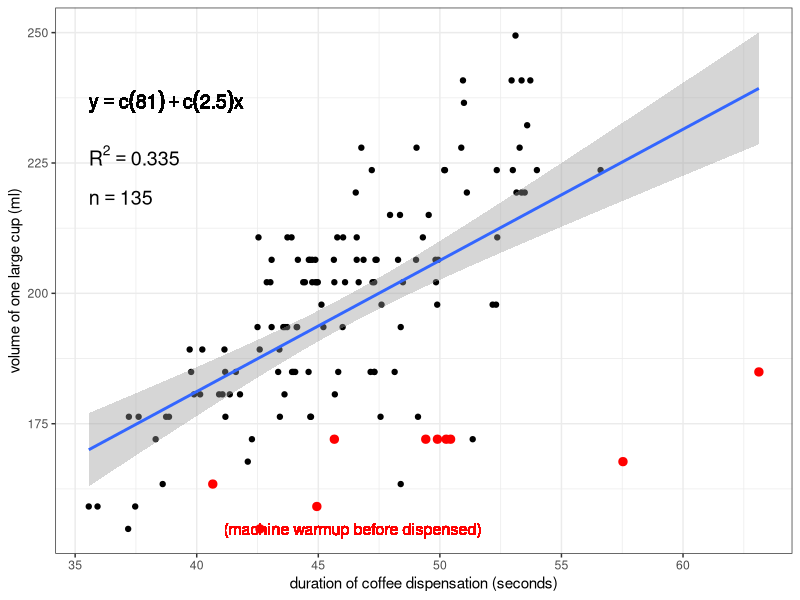
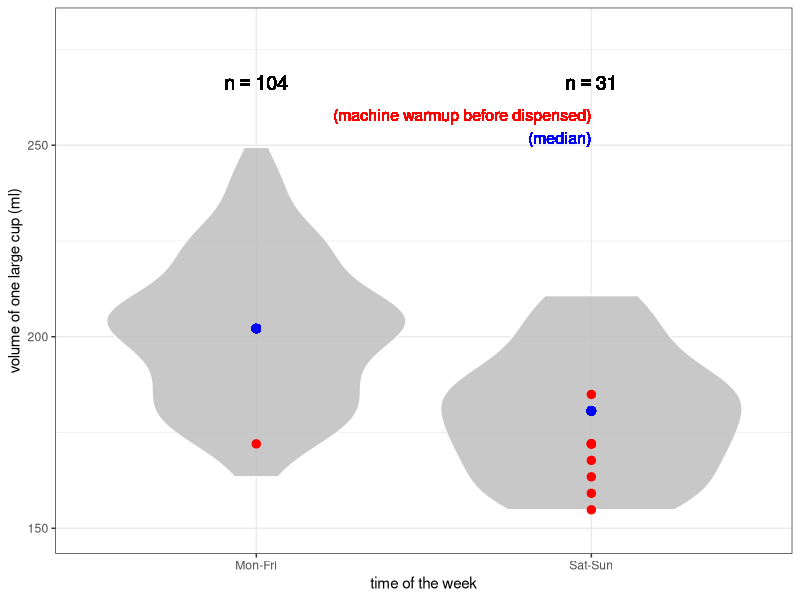
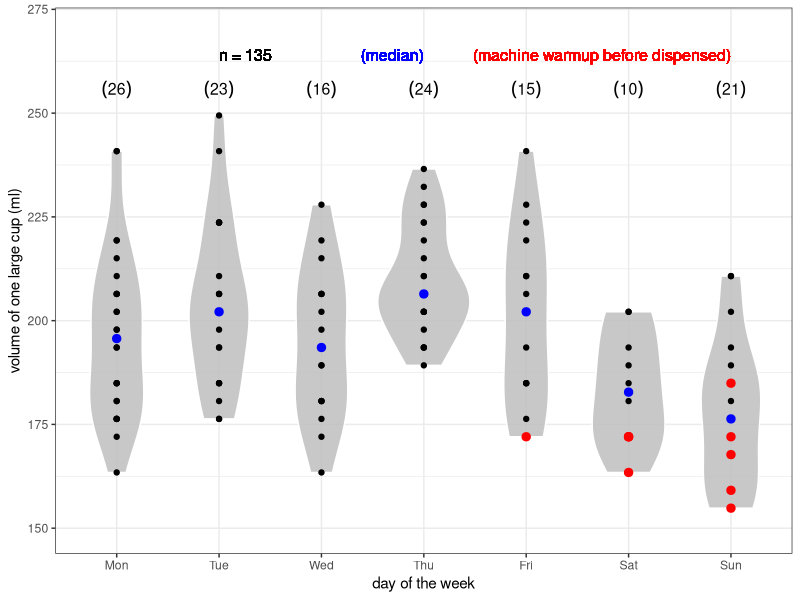
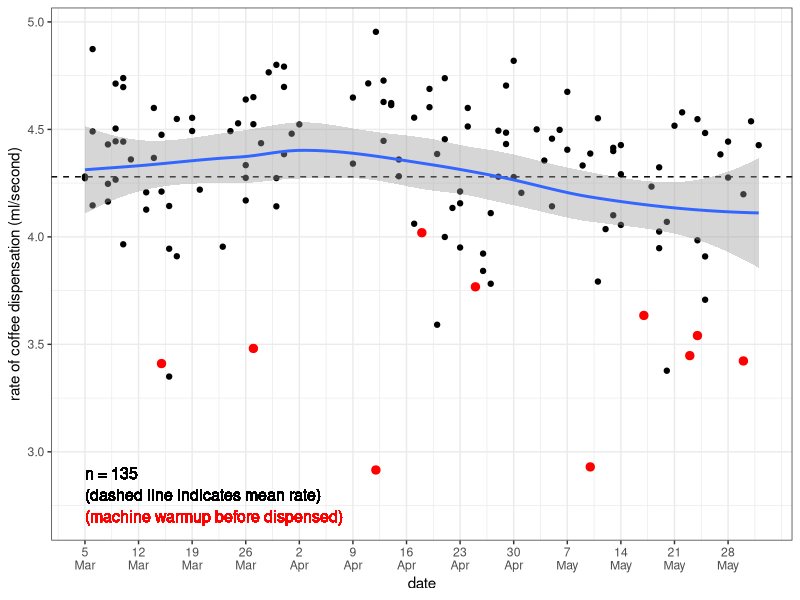
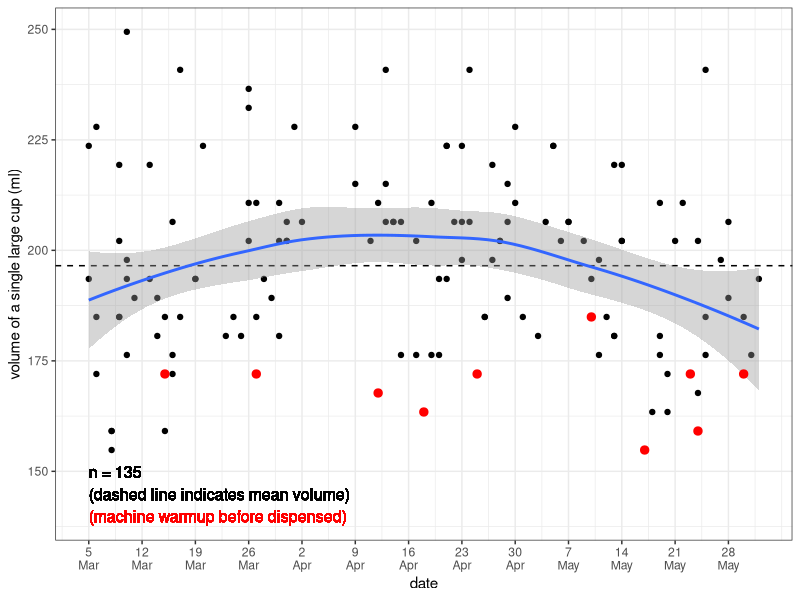
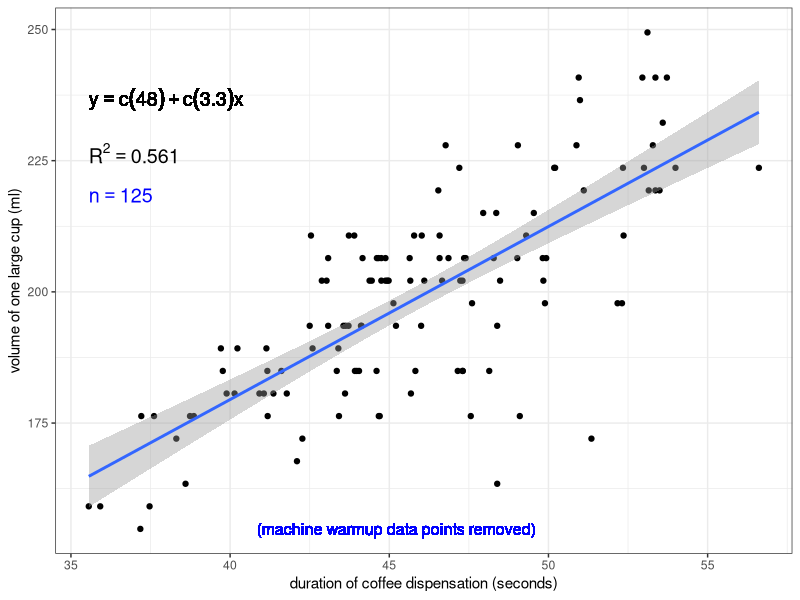

The R source for these figures, in order:

### How does the espresso machine vary in the volume of
### coffee it dispenses for a single "large" cup?

setwd("/home/sam/Dropbox/github/coffee-data")
#setwd("wherever you put this file after downloading it")

library(ggplot2)

df <- read.csv("coffee-data.csv")

# The ruler I use to measure height (and therefore calculate volume)
# has a 3 mm length between the zero mark and its end. So, we add 3 
# to the height...
df$height <- df$height + 3

# ... and then calculate volume and rate, 
# so we have more accurate data!
df$volume <- df$height*(3.1415*37^2)/1000
df$rate <- df$volume/df$duration

# Create a variable indicating whether the coffee was pulled on
# a weekday ("Mon-Fri") or a weekend ("Sat-Sun")
for (i in 1:length(df$day))
{
  df$workday[i] <- ifelse(df$day[i]%in%"Sat" || df$day[i]%in%"Sun", "Sat-Sun", "Mon-Fri")
}

# Add a numeric variable of days of the year 
# (for the x-axis of the rate-by-date and volume-by-date plots)
date.to.num <- read.csv("date-to-numeric.csv")
df$day.yr <- 0  
for (i in 1:length(df$date))
{
  df$day.yr[i] <- date.to.num$day.yr[which(date.to.num$date%in%df$date[i])]
}

# Extract date labels and convert day and month values to character.
# This way you can later concatenate the two into a single character
# string separated by "\n" using paste(),
# so the x-axis text of the rate- and volume-by date plots is less horizontally crowded
dates.x <- date.to.num[which(date.to.num$day.yr%in%c(seq(from=min(df$day.yr), to=max(df$day.yr), by=7))),]
dates.x$day.label <- as.character(dates.x$day.label)
dates.x$month.label <- as.character(dates.x$month.label)

################################
### Volume vs. duration (duration of coffee dispensation)
{
# sample size
n <- length(df$duration)
# label to print sample size in subsequent plot
n.text <- paste("n == ", n)
# data.frame of sample size label and coordinates
# at which to print it on the plot
n.df <- data.frame(n.text, x=min(df$duration), y=0.87*max(df$volume))
  
# calculate R-squared value
rsq <- signif(summary(lm(df$volume ~ df$duration))$r.squared, digits=3)
# make a label to print R-squared value in subsequent plot
rsq.text <- paste("R^2 == ",rsq)
# make a data.frame of R-squared value label and coordinates
# at which to print it on the plot
rsq.df <- data.frame(rsq.text,x=min(df$duration),y=0.9*max(df$volume))

# function to extract regression equation
lm_eqn <- function(df)
{
  m <- lm(df$volume ~ df$duration)
  eq <- substitute(y == a + b*x, 
                   list(a = format(coef(m)[1], digits = 2), 
                        b = format(coef(m)[2], digits = 2)))
  as.character(as.expression(eq))                 
}

# generate plot w/ simple linear regression overlayed
plot <- ggplot(df, aes(duration, volume)) +
  geom_point() +
  stat_smooth(method="lm") +
  xlab("duration of coffee dispensation (seconds)") +
  ylab("volume of one large cup (ml)") +
  theme(axis.text=element_text(size=4), axis.title=element_text(size=5)) +
  theme_bw()

# add regression equation to plot
plot <- plot + 
  geom_text(data=n.df, aes(x,y,label=n.text),parse=TRUE,hjust=0,vjust=0,size=5) +
  geom_text(data=rsq.df, aes(x,y,label=rsq.text),parse=TRUE,hjust=0,vjust=0,size=5) +
  geom_text(aes(x=min(df$duration),y=0.94*max(df$volume),label=lm_eqn(df)),parse=TRUE,hjust=0,vjust=0,size=5)

# add a layer that highlights the last data point recorded
#plot <- plot +
#  geom_point(data=df[length(df$duration),],color="red",size=2.5)

# add a layer that highlights data points where espresso machine 
# had to "warm up" before dispensing coffee
plot <- plot +
  geom_point(data=df[df$warmup%in%"yes",], color="red", size=2.5) +
  geom_text(aes(x=mean(df$duration)-5,y=min(df$volume),label="(machine warmup before dispensed)"),
           hjust=0,vjust=0.5,color="red",size=4)

# print plot in R window
plot

# save plot directly to file as a .jpeg
jpeg("coffee-volume-vs-duration-all.jpeg", width=7, height=5, units="in", res=300)
print(plot)
dev.off()
}



################################
### Distributions of volume dispensed: weekdays vs. weekends
{
df$workday <- factor(df$workday)

# median volumes for weekday and weekend categories
med.week <- median(df$volume[df$workday%in%"Mon-Fri"])
med.wkend <- median(df$volume[df$workday%in%"Sat-Sun"])

# generate violin-and-boxplot plot with points overlayed and jittered to better reflect sample size
vol.workday <- ggplot(df, aes(workday, volume)) +
  geom_violin(color="white", fill="gray", alpha=0.85)

# add layer highlighting points where espresso machine needed to
# "warm up" before dispensing coffee
vol.workday <- vol.workday +
  geom_point(data=df[df$warmup%in%"yes",], color="red", size=2.5) +
  geom_text(aes(x="Sat-Sun", y=max(df$volume)+10, label="(machine warmup before dispensed)"),
            hjust=1,vjust=1,size=4,color="red") +
  geom_text(aes(x="Sat-Sun", y=max(df$volume)+4, label="(median)"),
            hjust=1,vjust=1,size=4,color="blue") +
  #geom_point(position=position_jitter(width=0.1,height=0)) +
  # plot points representing median volumes for weekdays and weekends
  geom_point(aes(x="Mon-Fri",y=med.week),color="blue",size=2.5) +
  geom_point(aes(x="Sat-Sun",y=med.wkend),color="blue",size=2.5) +
  xlab("time of the week") +
  ylab("volume of one large cup (ml)") +
  theme(axis.text=element_text(size=4), axis.title=element_text(size=5)) +
  coord_cartesian(ylim=c(min(df$volume)-5,max(df$volume)+30)) +
  theme_bw()

# add sample sizes for weekdays and weekends
vol.workday <- vol.workday +
  geom_text(aes(x="Mon-Fri",y=max(df$volume)+15,
                label=paste("n == ", length(df$workday[which(df$workday%in%"Mon-Fri")]))),
            parse=TRUE,hjust=0.5,vjust=0,size=5) +
  geom_text(aes(x="Sat-Sun",y=max(df$volume)+15,
                label=paste("n == ", length(df$workday[which(df$workday%in%"Sat-Sun")]))),
            parse=TRUE,hjust=0.5,vjust=0,size=5)

# print plot in R window
vol.workday

# save plot to file as .jpeg
jpeg("coffee-volume-by-workday.jpeg", width=7, height=5, units="in", res=300)
print(vol.workday)
dev.off()
}


################################
### Distributions of volume dispensed by day
{
  df$day <- factor(df$day,levels=c("Mon","Tue","Wed","Thu","Fri","Sat","Sun"))
    
    
  median.by.day <- data.frame(c("Mon","Tue","Wed","Thu","Fri","Sat","Sun"),
                              c(0,0,0,0,0,0,0),
                              c(0,0,0,0,0,0,0))
  
  names(median.by.day) <- c("day", "median.volume", "n")
  
  for (i in 1:7)
  {
    median.by.day$median.volume[i] <- median(df$volume[df$day%in%median.by.day$day[i]])
    median.by.day$n[i] <- length(df$volume[df$day%in%median.by.day$day[i]])
  }
  
  # generate violin-and-boxplot plot with points overlayed and jittered to better reflect sample size
  vol.day <- ggplot(df, aes(day, volume)) +
    geom_violin(color="white", fill="gray", alpha=0.85) +
    geom_point()
  
  # add layer highlighting points where espresso machine needed to
  # "warm up" before dispensing coffee
  vol.day <- vol.day +
    geom_point(data=df[df$warmup%in%"yes",], color="red", size=2.5) +
    geom_text(aes(x="Sun", y=max(df$volume)+16, label="(machine warmup before dispensed)"),
              hjust=1,vjust=1,size=4,color="red") +
    geom_text(aes(x="Thu", y=max(df$volume)+16, label="(median)"),
              hjust=1,vjust=1,size=4,color="blue") +
    geom_text(aes(x="Tue", y=max(df$volume)+16, label=paste("n = ", length(df$volume), sep="")),
              hjust=0,vjust=1,size=4) +
    #geom_point(position=position_jitter(width=0.1,height=0)) +
    # plot points representing median volumes for weekdays and weekends
    geom_point(data=median.by.day, aes(day,median.volume),color="blue",size=2.5) +
    xlab("day of the week") +
    ylab("volume of one large cup (ml)") +
    theme(axis.text=element_text(size=4), axis.title=element_text(size=5)) +
    coord_cartesian(ylim=c(min(df$volume)-5,max(df$volume)+20)) +
    theme_bw()
  
  # add sample sizes for weekdays and weekends
  vol.day <- vol.day +
    geom_text(data=median.by.day, aes(day,y=max(df$volume)+4),
                  label=paste("(", median.by.day$n, ")", sep=""),
              parse=TRUE,hjust=0.5,vjust=0,size=4)
  
  # print plot in R window
  vol.day
  
  # save plot to file as .jpeg
  jpeg("coffee-volume-by-day.jpeg", width=8, height=5, units="in", res=300)
  print(vol.day)
  dev.off()
}


################################
### Rate vs. date
{
  # create plot of rate vs. date
  rate.date <- ggplot(df, aes(day.yr, rate)) +
    geom_point() +
    geom_hline(yintercept=mean(df$rate), linetype="dashed") +
    stat_smooth(method="loess") +
    xlab("date") +
    ylab("rate of coffee dispensation (ml/second)") +
    # scale x-axis text to weekly ticks, print dates as two lines of text
    scale_x_continuous(breaks=c(seq(from=min(df$day.yr), to=max(df$day.yr), by=7)),
                       labels=paste(dates.x$day.label,"\n",dates.x$month.label,sep="")) +
    theme(axis.text=element_text(size=4), axis.title=element_text(size=5)) +
    theme_bw()
  
  rate.date <- rate.date +
    geom_point(data=df[df$warmup%in%"yes",], color="red", size=2.5) +
    geom_text(aes(x=64,y=2.7,label="(machine warmup before dispensed)"),
              hjust=0,vjust=0.5,color="red",size=4) +
    geom_text(aes(x=64,y=2.8,label="(dashed line indicates mean rate)"),
              hjust=0,vjust=0.5,size=4) +
    geom_text(aes(x=64,y=2.9,label=paste("n = ", length(df$volume), sep="")),
              hjust=0,vjust=0.5,size=4)
  
  rate.date
  
  jpeg("coffee-rate-by-date.jpeg", width=8, height=5, units="in", res=300)
  print(rate.date)
  dev.off()
}


################################
### Volume vs. date
{
  volume.date <- ggplot(df, aes(day.yr, volume)) +
    geom_point() +
    geom_hline(yintercept=mean(df$volume), linetype="dashed") +
    stat_smooth(method="loess") +
    xlab("date") +
    ylab("volume of a single large cup (ml)") +
    # scale x-axis text to weekly ticks, print dates as two lines of text
    scale_x_continuous(breaks=c(seq(from=min(df$day.yr), to=max(df$day.yr), by=7)),
                       labels=paste(dates.x$day.label,"\n",dates.x$month.label,sep="")) +
    theme(axis.text=element_text(size=4, angle=45), axis.title=element_text(size=5)) +
    theme_bw()
  
  volume.date <- volume.date +
    geom_point(data=df[df$warmup%in%"yes",], color="red", size=2.5) +
    geom_text(aes(x=64,y=min(df$volume)-15,label="(machine warmup before dispensed)"),
              hjust=0,vjust=0.5,color="red",size=4) +
    geom_text(aes(x=64,y=min(df$volume)-10,label="(dashed line indicates mean volume)"),
              hjust=0,vjust=0.5,size=4) +
    geom_text(aes(x=64,y=min(df$volume)-5,label=paste("n = ", length(df$volume), sep="")),
              hjust=0,vjust=0.5,size=4)
  
  volume.date
  
  jpeg("coffee-volume-by-date.jpeg", width=8, height=5, units="in", res=300)
  print(volume.date)
  dev.off()
}

################################
### Volume vs. duration (duration of coffee dispensation)
### EXCLUDING instances where machine had to warm up
{
  # subset df by removing machine warmup rows
  df.no <- df[df$warmup%in%"no",]
  
  # recalculate sample size
  n <- length(df.no$duration)
  # label to print sample size in subsequent plot
  n.text <- paste("n == ", n)
  # data.frame of sample size label and coordinates
  # at which to print it on the plot
  n.df <- data.frame(n.text, x=min(df.no$duration), y=0.87*max(df.no$volume))
  
  # recalculate R-squared value
  rsq <- signif(summary(lm(df.no$volume ~ df.no$duration))$r.squared, digits=3)
  # make a label to print R-squared value in subsequent plot
  rsq.text <- paste("R^2 == ",rsq)
  # make a data.frame of R-squared value label and coordinates
  # at which to print it on the plot
  rsq.df <- data.frame(rsq.text,x=min(df.no$duration),y=0.9*max(df.no$volume))
  
  # function to extract regression equation
  lm_eqn <- function(df.no)
  {
    m <- lm(df.no$volume ~ df.no$duration)
    eq <- substitute(y == a + b*x, 
                     list(a = format(coef(m)[1], digits = 2), 
                          b = format(coef(m)[2], digits = 2)))
    as.character(as.expression(eq))                 
  }
  
  # generate plot w/ simple linear regression overlayed
  plot.no.warmup <- ggplot(df.no, aes(duration, volume)) +
    geom_point() +
    stat_smooth(method="lm") +
    xlab("duration of coffee dispensation (seconds)") +
    ylab("volume of one large cup (ml)") +
    theme(axis.text=element_text(size=4), axis.title=element_text(size=5)) +
    theme_bw()
  
  # add regression equation to plot
  plot.no.warmup <- plot.no.warmup + 
    geom_text(data=n.df, aes(x,y,label=n.text),parse=TRUE,hjust=0,vjust=0,size=5,color="blue") +
    geom_text(data=rsq.df, aes(x,y,label=rsq.text),parse=TRUE,hjust=0,vjust=0,size=5) +
    geom_text(aes(x=min(df.no$duration),y=0.94*max(df.no$volume),label=lm_eqn(df.no)),parse=TRUE,hjust=0,vjust=0,size=5)
    
  # add a layer that highlights data points where espresso machine 
  # had to "warm up" before dispensing coffee
  plot.no.warmup <- plot.no.warmup +
    geom_text(aes(x=mean(df.no$duration)-5,y=min(df.no$volume),label="(machine warmup data points removed)"),
              hjust=0,vjust=0.5,color="blue",size=4)
  
  # print plot in R window
  plot.no.warmup
  
  # save plot directly to file as a .jpeg
  jpeg("coffee-volume-vs-duration-excluding-warmup-data.jpeg", width=7, height=5, units="in", res=300)
  print(plot.no.warmup)
  dev.off()
}
